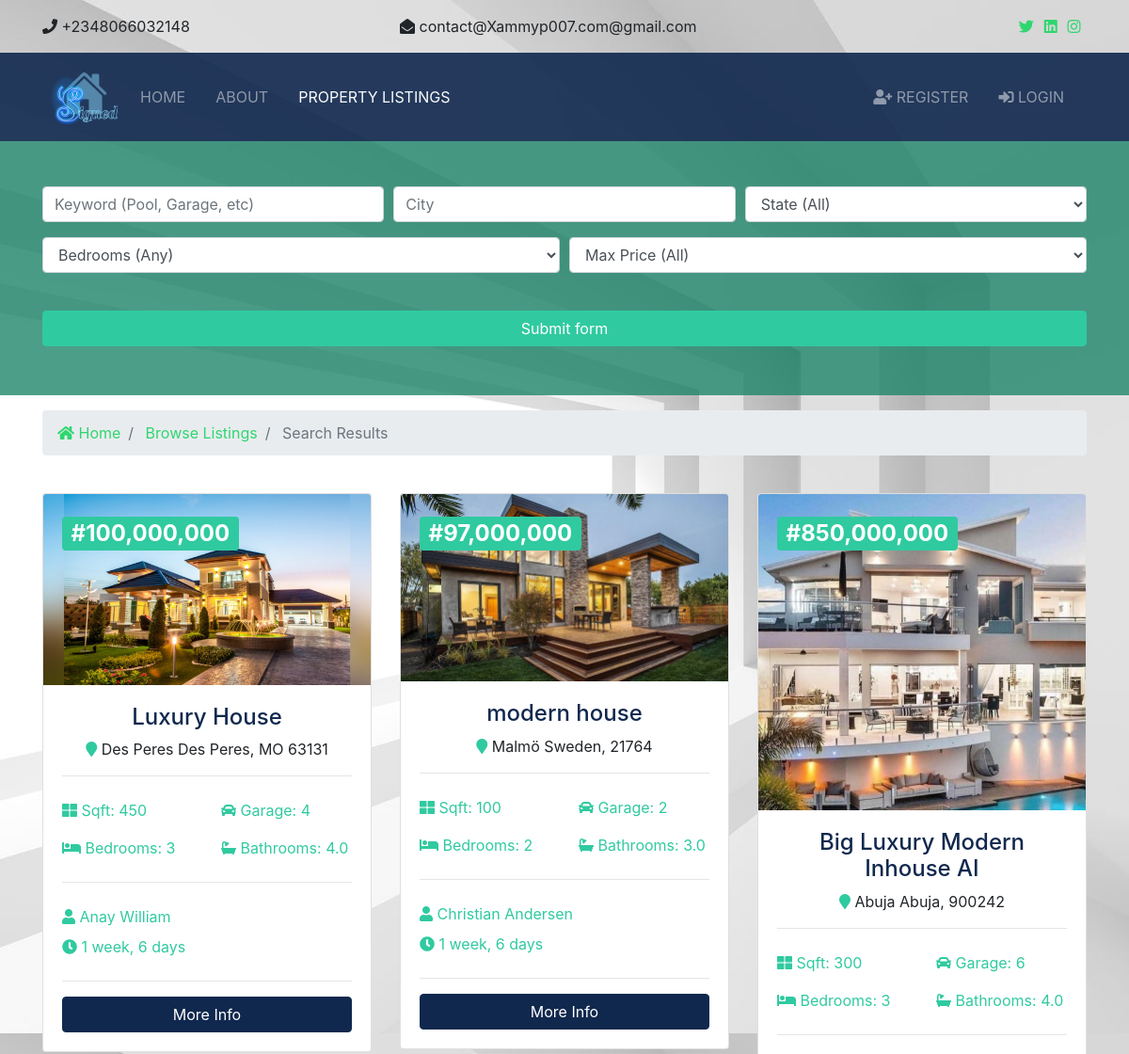
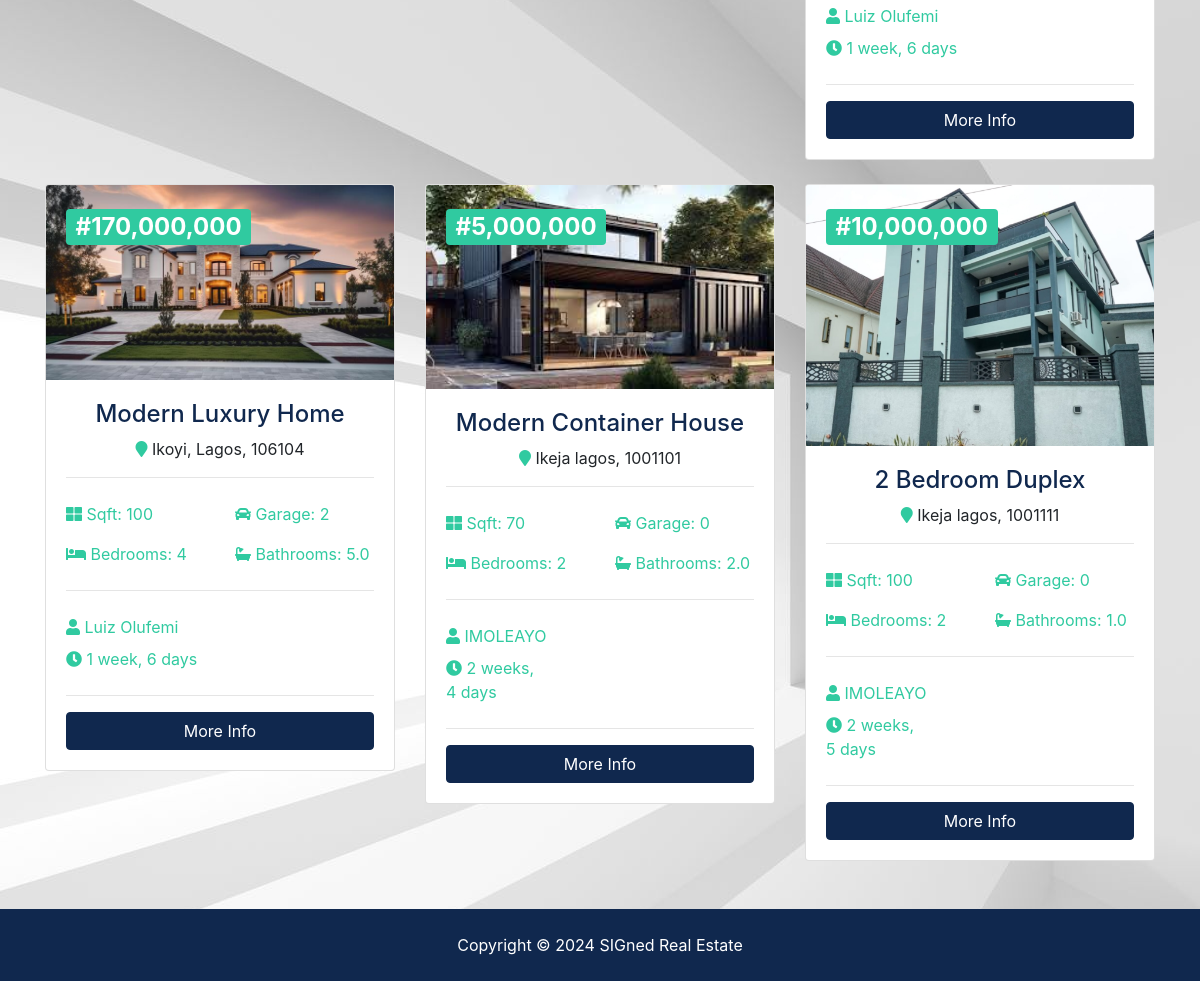
The page /listings/search on the database its author committed (2 pictures, top to bottom).
### listings/models.py (models this page shows, shortened)
class Listing(models.Model):
    owner = models.ForeignKey(Owner, on_delete=models.DO_NOTHING)
    title = models.CharField(max_length=200)
    address = models.CharField(max_length=200)
    city = models.CharField(max_length=100)
    state = models.CharField(max_length=100)
    zipcode = models.CharField(max_length=20)
    description = models.TextField(blank=True)
    price = models.IntegerField()
    bedrooms= models.IntegerField()
    bathrooms = models.DecimalField(max_digits=2,decimal_places=1)
    garage = models.IntegerField(default=0)
    sqrt = models.IntegerField()
    lot_size  = models.DecimalField(max_digits=5, decimal_places=1)
    photo_main = models.ImageField(upload_to='photos/%Y/%m/%d/')
    photo_1= models.ImageField(upload_to='photos/%Y/%m/%d/', blank=True)
    photo_2 = models.ImageField(upload_to='photos/%Y/%m/%d/', blank=True)
    photo_3 = models.ImageField(upload_to='photos/%Y/%m/%d/', blank=True)
    photo_4 = models.ImageField(upload_to='photos/%Y/%m/%d/', blank=True)
    photo_5 = models.ImageField(upload_to='photos/%Y/%m/%d/', blank=True)
    photo_6 = models.ImageField(upload_to='photos/%Y/%m/%d/', blank=True)
    is_published = models.BooleanField(default=True)
    list_date = models.DateTimeField(default=datetime.now, blank=True)

### owners/models.py (models this page shows)
class Owner(models.Model):
    name = models.CharField(max_length=200)
    photo = models.ImageField(upload_to='photos/%Y/%m/%d/')
    description = models.TextField(blank=True)
    phone= models.CharField(max_length=20)
    email = models.CharField(max_length=50)
    is_mvp = models.BooleanField(default=False)
    hire_date =models.DateTimeField(default=datetime.now, blank=True)
    def __str__(self):
        return self.name

### listings/views.py (the view)
# urls.py: path('search',views.search, name='search')
def search(request):
    queryset_list = Listing.objects.order_by('-list_date')
    if 'keywords' in request.GET:
        keywords = request.GET['keywords']
        if keywords:
            queryset_list = queryset_list.filter(description__icontains=keywords)
    if 'city' in request.GET:
      city = request.GET['city']
      if city:
        queryset_list = queryset_list.filter(city__iexact=city)
    if 'state' in request.GET:
      state = request.GET['state']
      if state:
        queryset_list = queryset_list.filter(state__iexact=state)
    if 'bedrooms' in request.GET:
      bedrooms = request.GET['bedrooms']
      if bedrooms:
        queryset_list = queryset_list.filter(bedrooms__lte=bedrooms)
    if 'price' in request.GET:
      price = request.GET['price']
      if price:
        queryset_list = queryset_list.filter(price__lte=price)
    context = {
        'state_choices': state_choices,
        'bedroom_choices': bedroom_choices,
        'price_choices':price_choices,
        'listings': queryset_list,
        'values': request.GET
    }
    return render(request, 'listings/search.html', context)

### templates/listings/search.html (shortened to what this page needs)
{% extends 'base.html' %}
{% load humanize %}
{% block content %}
  <section id="showcase-inner" class="showcase-search text-white py-5">
    <div class="container">
      <div class="row text-center">
        <div class="col-md-12">
          <form action="{% url 'search' %}">
            <div class="form-row">
              <div class="col-md-4 mb-3">
                <input type="text" name="keywords" class="form-control" placeholder="Keyword (Pool, Garage, etc)" value="{{ values.city }}">
              </div>
              <div class="col-md-4 mb-3">
                <input type="text" name="city" class="form-control" placeholder="City" value="{{ values.keywords }}">
              </div>
              <div class="col-md-4 mb-3">
                <select name="state" class="form-control">
                  <option selected="true" disabled="disabled">State (All)</option>
                </select>
              </div>
            </div>
            <div class="form-row">
              <div class="col-md-6 mb-3">
                <select name="bedrooms" class="form-control">
                  <option selected="true" disabled="disabled">Bedrooms (Any)</option>
                </select>
              </div>
              <div class="col-md-6 mb-3">
                <select name="price" class="form-control">
                  <option selected="true" disabled="disabled">Max Price (All)</option>
                </select>
              </div>
            </div>
            <button class="btn btn-secondary btn-block mt-4" type="submit">Submit form</button>
          </form>
        </div>
      </div>
    </div>
  </section>
  <section id="bc" class="mt-3">
    <div class="container">
      <nav aria-label="breadcrumb">
        <ol class="breadcrumb">
          <li class="breadcrumb-item">
            <a href="{% url 'index' %}">
              <i class="fas fa-home"></i> Home</a>
          </li>
          <li class="breadcrumb-item">
            <a href="{% url 'listings' %}">Browse Listings</a>
          </li>
          <li class="breadcrumb-item active"> Search Results</li>
        </ol>
      </nav>
    </div>
  </section>
  <section id="listings" class="py-4">
    <div class="container">
      <div class="row">
        {% if listings %}
          {% for listing in listings %}
              <div class="col-md-6 col-lg-4 mb-4">
                <div class="card listing-preview">
                  <img class="card-img-top" src="{{ listing.photo_main.url }}" alt="">
                  <div class="card-img-overlay">
                    <h2>
                      <span class="badge badge-secondary text-white">#{{ listing.price | intcomma}}</span>
                    </h2>
                  </div>
                  <div class="card-body">
                    <div class="listing-heading text-center">
                      <h4 class="text-primary">{{ listing.title }}</h4>
                      <p>
                        <i class="fas fa-map-marker text-secondary"></i> {{ listing.city }} {{ listing.state }}, {{ listing.zipcode }}</p>
                    </div>
                    <hr>
                    <div class="row py-2 text-secondary">
                      <div class="col-6">
                        <i class="fas fa-th-large"></i> Sqft: {{ listing.sqrt }}</div>
                      <div class="col-6">
                        <i class="fas fa-car"></i> Garage: {{ listing.garage }}</div>
                    </div>
                    <div class="row py-2 text-secondary">
                      <div class="col-6">
                        <i class="fas fa-bed"></i> Bedrooms: {{ listing.bedrooms }}</div>
                      <div class="col-6">
                        <i class="fas fa-bath"></i> Bathrooms: {{ listing.bathrooms }}</div>
                    </div>
                    <hr>
                    <div class="row py-2 text-secondary">
                      <div class="col-12">
                        <i class="fas fa-user"></i> {{ listing.owner }}</div>
                    </div>
                    <div class="row text-secondary pb-2">
                      <div class="col-6">
                        <i class="fas fa-clock"></i> {{ listing.list_date | timesince }}</div>
                    </div>
                    <hr>
                    <a href="{% url 'listing' listing.id %}" class="btn btn-primary btn-block">More Info</a>
                  </div>
                </div>
              </div>
          {% endfor %}
        {% else %}
          <div class="col-md-12">
            <p>No Listings Available</p>
          </div>
        {% endif %}
      </div>
    </div>
  </section>
  {% endblock %}

### static/css/all.css (style rules this page uses)
.fa, .fas, .far, .fal, .fab { -moz-osx-font-smoothing: grayscale; -webkit-font-smoothing: antialiased; display: inline-block; font-style: normal; font-variant: normal; text-rendering: auto; line-height: 1; }
.fa-bath:before { content: "\f2cd"; }
.fa-bed:before { content: "\f236"; }
.fa-car:before { content: "\f1b9"; }
.fa-clock:before { content: "\f017"; }
.fa-home:before { content: "\f015"; }
.fa-map-marker:before { content: "\f041"; }
.fa-th-large:before { content: "\f009"; }
.fa-user:before { content: "\f007"; }
.fa, .fas { font-family: 'Font Awesome 5 Free'; font-weight: 900; }

### static/css/style.css (style rules this page uses)
.btn-secondary { color: #fff !important; }
img { width: 100%; }
#showcase-inner { background: url(../img/building.jpg) no-repeat top center fixed/cover; position: relative; overflow: hidden; min-height: 200px; }
#showcase-inner::before { content: ''; position: absolute; top: 0; left: 0; min-height: 100%; width: 100%; background: rgba(32, 134, 107, 0.8); }
#showcase-inner.showcase-search { min-height: 270px; }
.listing-preview a { position: relative; }

### rows shown on the page
Listing: photo_main (picture), price "100,000,000", title "Luxury House", city "Des Peres", state "Des Peres", zipcode "MO 63131", sqrt "450", garage "4", bedrooms "3", bathrooms "4.0", owner "Anay William", list_date "1 week, 6 days"
Listing: photo_main (picture), price "97,000,000", title "modern house", city "Malmö", state "Sweden", zipcode "21764", sqrt "100", garage "2", bedrooms "2", bathrooms "3.0", owner "Christian Andersen", list_date "1 week, 6 days"
Listing: photo_main (picture), price "850,000,000", title "Big Luxury Modern Inhouse AI", city "Abuja", state "Abuja", zipcode "900242", sqrt "300", garage "6", bedrooms "3", bathrooms "4.0", owner "Luiz Olufemi", list_date "1 week, 6 days"
Listing: photo_main (picture), price "170,000,000", title "Modern Luxury Home", city "Ikoyi,", state "Lagos", zipcode "106104", sqrt "100", garage "2", bedrooms "4", bathrooms "5.0", owner "Luiz Olufemi", list_date "1 week, 6 days"
Listing: photo_main (picture), price "5,000,000", title "Modern Container House", city "Ikeja", state "lagos", zipcode "1001101", sqrt "70", garage "0", bedrooms "2", bathrooms "2.0", owner "IMOLEAYO", list_date "2 weeks, 4 days"
Listing: photo_main (picture), price "10,000,000", title "2 Bedroom Duplex", city "Ikeja", state "lagos", zipcode "1001111", sqrt "100", garage "0", bedrooms "2", bathrooms "1.0", owner "IMOLEAYO", list_date "2 weeks, 5 days"
